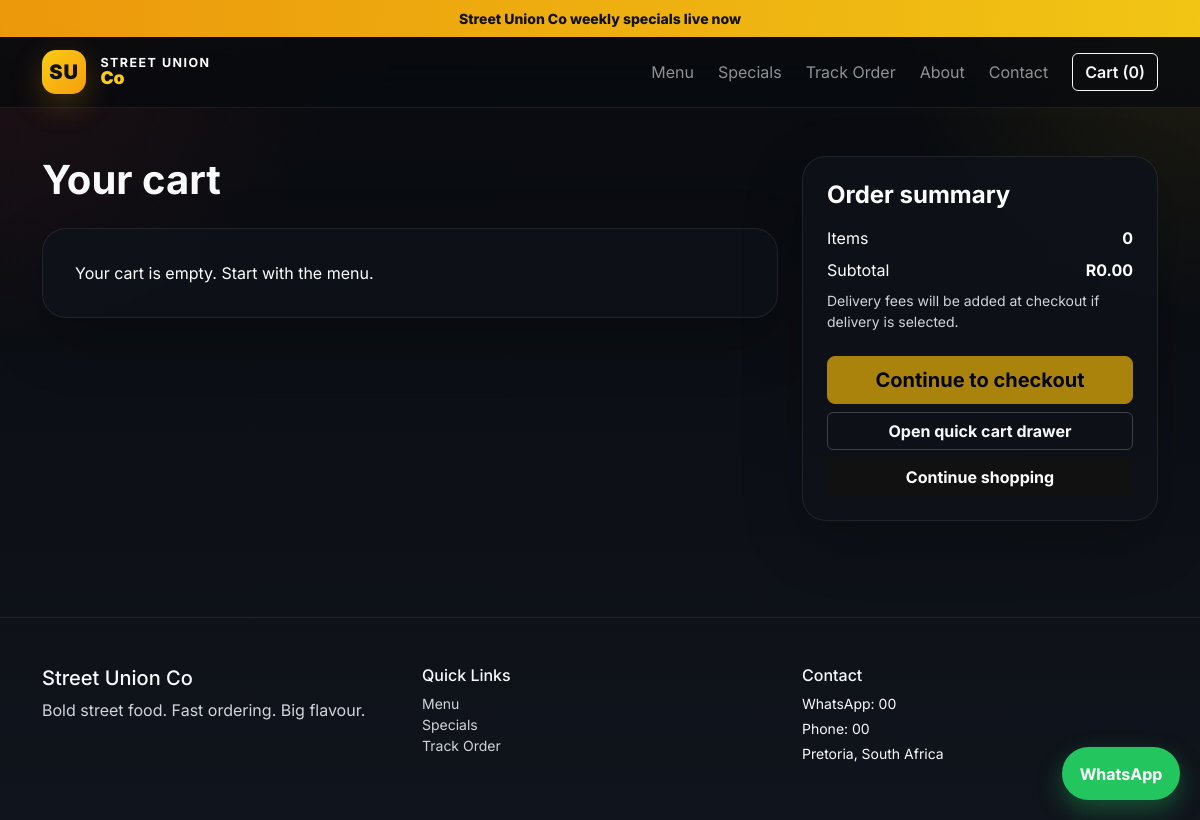
Page /cart/ on the committed database.
### orders/models.py (models this page shows, shortened)
class TimeStampedModel(models.Model):
    created_at = models.DateTimeField(auto_now_add=True)
    updated_at = models.DateTimeField(auto_now=True)
    class Meta:
        abstract = True

class SiteSetting(TimeStampedModel):
    business_name = models.CharField(max_length=150, default='Street Union Co')
    tagline = models.CharField(max_length=220, blank=True)
    whatsapp_number = models.CharField(max_length=20, blank=True)
    support_email = models.EmailField(blank=True)
    phone_number = models.CharField(max_length=20, blank=True)
    address = models.TextField(blank=True)
    delivery_note = models.CharField(max_length=220, blank=True)
    promo_text = models.CharField(max_length=220, blank=True)

### orders/views.py (the view)
# urls.py: path('cart/', views.cart_view, name='cart'),
def cart_view(request: HttpRequest) -> HttpResponse:
    context = _build_cart_context(request)
    return render(request, 'orders/cart.html', context)

### orders/views.py (called while the page is built, shortened)
def _get_cart(request: HttpRequest) -> dict:
    return request.session.setdefault(CART_SESSION_KEY, {})

def _build_cart_context(request: HttpRequest) -> dict:
    cart = _get_cart(request)
    items = []
    subtotal = Decimal('0.00')
    return {
        'cart_items': items,
        'cart_count': sum(item['quantity'] for item in cart.values()),
        'cart_subtotal': subtotal,
    }

### orders/templates/orders/cart.html (shortened to what this page needs)
{% extends 'orders/base.html' %}
{% load order_tags %}
{% block content %}
<section class="py-5">
    <div class="container">
        <div class="row g-4">
            <div class="col-lg-8">
                <h1 class="fw-bold mb-4">Your cart</h1>
                {% if cart_items %}
                    <div class="d-grid gap-3">
                        {% for item in cart_items %}
                        <div class="panel p-4 cart-line-item">
                            <div class="d-flex justify-content-between gap-3 flex-wrap">
                                <div>
                                    <h5 class="mb-1">{{ item.name }}</h5>
                                    {% if item.extras %}
                                        <div class="small text-light-emphasis">Extras: {{ item.extras|join:', ' }}</div>
                                    {% endif %}
                                    <div class="small text-light-emphasis">{{ currency_symbol }}{{ item.unit_price }} each</div>
                                </div>
                                <div class="text-end">
                                    <div class="small text-light-emphasis">Line total</div>
                                    <div class="fw-bold fs-5">{{ currency_symbol }}{{ item.line_total }}</div>
                                </div>
                            </div>
                            <div class="d-flex justify-content-between align-items-center gap-3 mt-3 flex-wrap">
                                <div class="quantity-switcher">
                                    <form method="post" action="{% url 'orders:change_cart_quantity' item.item_key 'decrease' %}">{% csrf_token %}<button type="submit" class="qty-btn">−</button></form>
                                    <span class="qty-value">{{ item.quantity }}</span>
                                    <form method="post" action="{% url 'orders:change_cart_quantity' item.item_key 'increase' %}">{% csrf_token %}<button type="submit" class="qty-btn">+</button></form>
                                </div>
                                <form method="post" action="{% url 'orders:remove_from_cart' item.item_key %}">
                                    {% csrf_token %}
                                    <button class="btn btn-outline-light">Remove</button>
                                </form>
                            </div>
                        </div>
                        {% endfor %}
                    </div>
                {% else %}
                    <div class="empty-panel">Your cart is empty. Start with the menu.</div>
                {% endif %}
            </div>
            <div class="col-lg-4">
                <div class="panel p-4 sticky-summary">
                    <h4 class="fw-bold mb-3">Order summary</h4>
                    <div class="d-flex justify-content-between mb-2"><span>Items</span><strong>{{ cart_count }}</strong></div>
                    <div class="d-flex justify-content-between mb-2"><span>Subtotal</span><strong>{{ currency_symbol }}{{ cart_subtotal }}</strong></div>
                    <div class="small text-light-emphasis mb-4">Delivery fees will be added at checkout if delivery is selected.</div>
                    <div class="d-grid gap-2">
                        <a href="{% url 'orders:checkout' %}" class="btn btn-warning btn-lg {% if not cart_items %}disabled{% endif %}">Continue to checkout</a>
                        <button class="btn btn-outline-light" type="button" data-bs-toggle="offcanvas" data-bs-target="#cartDrawer">Open quick cart drawer</button>
                        <a href="{% url 'orders:menu' %}" class="btn btn-dark">Continue shopping</a>
                    </div>
                </div>
            </div>
        </div>
    </div>
</section>
{% endblock %}

### orders/templates/orders/base.html (shortened to what this page needs)
{% load static %}
<!doctype html>
<html lang="en">
<head>
    <link href="https://cdn.jsdelivr.net/npm/bootstrap@5.3.3/dist/css/bootstrap.min.css" rel="stylesheet">
    <link href="{% static 'css/styles.css' %}" rel="stylesheet">
</head>
<body>
    <div class="promo-bar text-center py-2 small">
        {{ site_settings.promo_text|default:'Street Union Co specials are live this week' }}
    </div>
    <nav class="navbar navbar-expand-lg navbar-dark sticky-top glass-nav">
        <div class="container">
            <a class="navbar-brand fw-bold brand-lockup" href="{% url 'orders:home' %}">
                <span class="brand-mark">SU</span>
                <span>
                    <small>Street Union</small>
                    <strong>Co</strong>
                </span>
            </a>
            <div class="collapse navbar-collapse">
                <ul class="navbar-nav ms-auto mb-2 mb-lg-0 align-items-lg-center gap-lg-2">
                    <li class="nav-item"><a class="nav-link" href="{% url 'orders:menu' %}">Menu</a></li>
                    <li class="nav-item"><a class="nav-link" href="{% url 'orders:specials' %}">Specials</a></li>
                    <li class="nav-item"><a class="nav-link" href="{% url 'orders:track_order' %}">Track Order</a></li>
                    <li class="nav-item"><a class="nav-link" href="{% url 'orders:about' %}">About</a></li>
                    <li class="nav-item"><a class="nav-link" href="{% url 'orders:contact' %}">Contact</a></li>
                    <li class="nav-item ms-lg-2">
                        <button class="btn btn-outline-light fw-semibold" type="button" data-bs-toggle="offcanvas" data-bs-target="#cartDrawer">
                            Cart ({{ cart_count|default:0 }})
                        </button>
                    </li>
                </ul>
            </div>
        </div>
    </nav>
    <main>
        {% block content %}{% endblock %}
    </main>
    <a class="whatsapp-float" target="_blank" rel="noopener" href="https://wa.me/{{ whatsapp_number }}">WhatsApp</a>
    <footer class="site-footer mt-5 py-5">
        <div class="container">
            <div class="row g-4">
                <div class="col-md-4">
                    <h5>{{ business_name }}</h5>
                    <p class="text-light-emphasis">{{ site_settings.tagline|default:'Fast flavour. Strong branding. Clean ordering.' }}</p>
                </div>
                <div class="col-md-4">
                    <h6>Quick Links</h6>
                    <ul class="list-unstyled small">
                        <li><a href="{% url 'orders:menu' %}">Menu</a></li>
                        <li><a href="{% url 'orders:specials' %}">Specials</a></li>
                        <li><a href="{% url 'orders:track_order' %}">Track Order</a></li>
                    </ul>
                </div>
                <div class="col-md-4">
                    <h6>Contact</h6>
                    <p class="small mb-1">WhatsApp: {{ site_settings.whatsapp_number|default:whatsapp_number }}</p>
                    <p class="small mb-1">Phone: {{ site_settings.phone_number|default:'067 000 0000' }}</p>
                    <p class="small mb-0">{{ site_settings.address|default:'Pretoria, South Africa' }}</p>
                </div>
            </div>
        </div>
    </footer>
</body>
</html>

### static/css/styles.css (style rules this page uses)
:root { --bg: #0b0d12; --panel: rgba(15, 18, 24, 0.92); --panel-2: rgba(22, 26, 34, 0.95); --panel-border: rgba(255, 255, 255, 0.08); --text: #f8fafc; --muted: #d1d5db; --accent: #facc15; --accent-strong: #f59e0b; --success: #22c55e; }
* { box-sizing: border-box; }
body { font-family: 'Inter', sans-serif; background: radial-gradient(circle at top right, rgba(250, 204, 21, 0.10), transparent 22%), radial-gradient(circle at top left, rgba(239, 68, 68, 0.10), transparent 24%), linear-gradient(180deg, #080a0e 0%, #10141c 100%); color: var(--text); }
a { color: inherit; text-decoration: none; }
.promo-bar { background: linear-gradient(90deg, rgba(245, 158, 11, 0.96), rgba(250, 204, 21, 0.96)); color: #111111; font-weight: 800; }
.glass-nav { backdrop-filter: blur(18px); background: rgba(8, 10, 14, 0.80); border-bottom: 1px solid var(--panel-border); }
.brand-lockup { display: inline-flex; align-items: center; gap: 0.9rem; }
.brand-mark { width: 44px; height: 44px; display: inline-flex; align-items: center; justify-content: center; border-radius: 14px; background: linear-gradient(135deg, var(--accent), var(--accent-strong)); color: #111111; font-weight: 900; letter-spacing: 0.04em; box-shadow: 0 10px 30px rgba(245, 158, 11, 0.25); }
.brand-lockup small, .brand-lockup strong { display: block; line-height: 1; }
.brand-lockup small { color: #ffffff; font-size: 0.78rem; text-transform: uppercase; letter-spacing: 0.12em; }
.brand-lockup strong { color: var(--accent); font-size: 1.1rem; }
.hero-panel, .panel, .success-panel, .special-card, .food-card, .empty-panel, .cart-drawer { background: var(--panel); border: 1px solid var(--panel-border); box-shadow: 0 20px 60px rgba(0, 0, 0, 0.24); border-radius: 1.5rem; }
.whatsapp-float { position: fixed; right: 20px; bottom: 20px; background: #22c55e; color: white; padding: 0.9rem 1.1rem; border-radius: 999px; font-weight: 700; box-shadow: 0 10px 25px rgba(34,197,94,0.35); z-index: 1040; }
.site-footer { border-top: 1px solid var(--panel-border); color: var(--text); }
.site-footer a { color: var(--muted); }
.sticky-summary { position: sticky; top: 100px; }
.empty-panel { padding: 2rem; color: var(--muted); }
.text-light-emphasis, .text-body-secondary, .text-muted { color: #d1d5db !important; }
.food-card .btn, .hero-panel .btn, .special-card .btn, .panel .btn { font-weight: 700; }
.btn-dark { background: #111111; border-color: #111111; color: #ffffff; }
.food-card h5, .food-card p, .hero-panel h3, .hero-panel p, .special-card h4, .special-card p, .empty-panel, .panel, .success-panel, .mini-panel, .stat-card, .category-pill, .drawer-item, .drawer-total, .cart-drawer { color: #ffffff; }
.offcanvas .btn-outline-light, .panel .btn-outline-light { border-color: rgba(255,255,255,0.2); }

### rows in the picture
SiteSetting: promo_text "Street Union Co weekly specials live now", business_name "Street Union Co", tagline "Bold street food. Fast ordering. Big flavour.", whatsapp_number "00", phone_number "00", address "Pretoria, South Africa"

### other values in the picture
{{ cart_count|default:0 }} "0"
{{ cart_count }} "0"
{{ currency_symbol }} "R"
{{ cart_subtotal }} "0.00"
